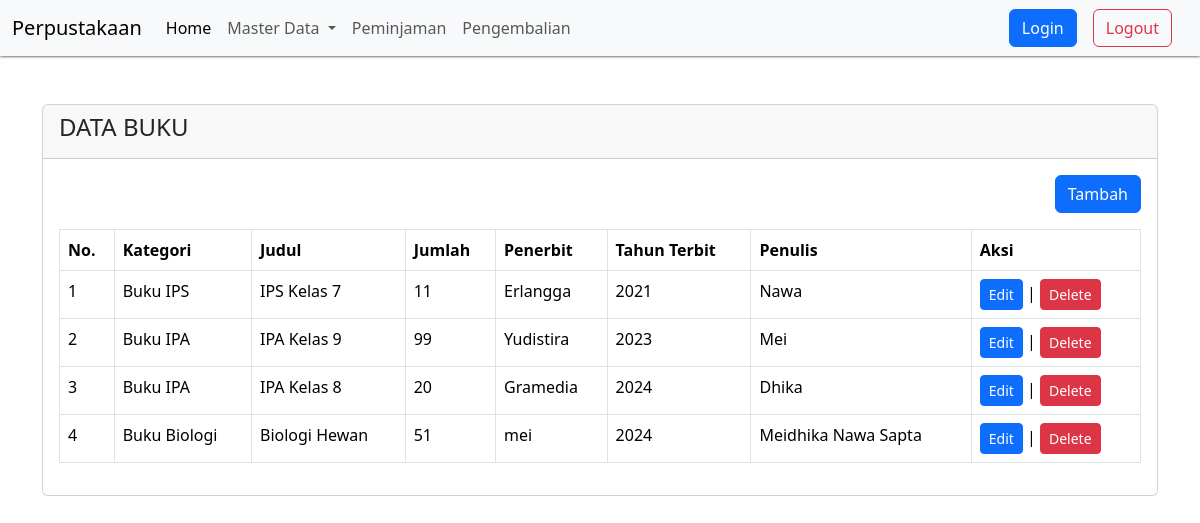
Page /?pg=buku on the committed database.
### tables this page shows
CREATE TABLE `buku` (
  `id` int(11) NOT NULL,
  `id_kategori` int(11) NOT NULL,
  `judul` varchar(50) NOT NULL,
  `jumlah` int(11) NOT NULL,
  `penerbit` varchar(50) NOT NULL,
  `tahun_terbit` varchar(5) NOT NULL,
  `penulis` varchar(100) NOT NULL,
  `created_at` timestamp NOT NULL DEFAULT current_timestamp(),
  `updated_at` timestamp NOT NULL DEFAULT current_timestamp() ON UPDATE current_timestamp()
);

CREATE TABLE `kategori` (
  `id` int(11) NOT NULL,
  `nama_kategori` varchar(50) NOT NULL,
  `keterangan` text NOT NULL,
  `created_at` timestamp NOT NULL DEFAULT current_timestamp(),
  `updated_at` timestamp NOT NULL DEFAULT current_timestamp() ON UPDATE current_timestamp()
);

### content/buku.php (the view, shortened to what this page needs)
<?php
$queryBuku = mysqli_query($koneksi, "SELECT kategori.nama_kategori, buku.* FROM buku LEFT JOIN kategori ON kategori.id = buku.id_kategori ORDER BY id DESC");
?>
<div class="container mt-5">
    <div class="row">
        <div class="col-sm-12">
            <div class="card">
                <div class="card-header">
                    <h4>DATA BUKU</h4>
                </div>
                <div class="card-body">
                    <div class="mb-3 d-flex justify-content-end">
                        <a href="?pg=tambah-buku" class="btn btn-primary">Tambah</a>
                    </div>
                    <table class="table table-bordered">
                        <thead>
                            <tr>
                                <th>No.</th>
                                <th>Kategori</th>
                                <th>Judul</th>
                                <th>Jumlah</th>
                                <th>Penerbit</th>
                                <th>Tahun Terbit</th>
                                <th>Penulis</th>
                                <th>Aksi</th>
                            </tr>
                        </thead>
                        <tbody>
                            <?php $no = 1;
                            while ($rowBuku = mysqli_fetch_assoc($queryBuku)) : ?>
                                <tr>
                                    <td><?= $no++ ?></td>
                                    <td><?= $rowBuku['nama_kategori'] ?></td>
                                    <td><?= $rowBuku['judul'] ?></td>
                                    <td><?= $rowBuku['jumlah'] ?></td>
                                    <td><?= $rowBuku['penerbit'] ?></td>
                                    <td><?= $rowBuku['tahun_terbit'] ?></td>
                                    <td><?= $rowBuku['penulis'] ?></td>
                                    <td><a href="?pg=tambah-buku&edit=<?= $rowBuku['id'] ?>" class="btn btn-sm btn-primary">Edit</a> |
                                        <a onclick="return confirm('Apakah anda yakin akan menghapus data ini?')" href="?pg=tambah-buku&delete=<?= $rowBuku['id'] ?>" class="btn btn-sm btn-danger">Delete</a>
                                    </td>
                                </tr>
                            <?php endwhile ?>
                        </tbody>
                    </table>
                </div>
            </div>
        </div>
    </div>
</div>

### index.php (shortened to what this page needs)
<!DOCTYPE html>
<html lang="en">
<head>
    <link rel="stylesheet" href="assets/css/bootstrap.min.css">
</head>
<body>
    <div class="wrapper">
        <nav class="menu navbar navbar-expand-lg bg-body-tertiary">
            <div class="container-fluid">
                <a class="navbar-brand" href="index.php">Perpustakaan</a>
                <div class="collapse navbar-collapse" id="navbarSupportedContent">
                    <ul class="navbar-nav me-auto mb-2 mb-lg-0">
                        <li class="nav-item">
                            <a class="nav-link active" aria-current="page" href="content/home.php">Home</a>
                        </li>
                        <li class="nav-item dropdown">
                            <a class="nav-link dropdown-toggle" href="#" role="button" data-bs-toggle="dropdown" aria-expanded="false">
                                Master Data
                            </a>
                        </li>
                        <li class="nav-item">
                            <a class="nav-link" href="?pg=peminjaman">Peminjaman</a>
                        </li>
                        <li class="nav-item">
                            <a class="nav-link" href="?pg=pengembalian">Pengembalian</a>
                        </li>
                    </ul>
                    <form class="d-flex" role="search">
                        <a href="login.php" class="btn btn-primary">Login</a>
                        <a href="logout.php" class="btn btn-outline-danger mx-3">Logout</a>
                    </form>
                </div>
            </div>
        </nav>
        <?php
        if (isset($_GET['pg'])) {
            if (file_exists('content/' . $_GET['pg'] . '.php')) {
                include 'content/' . $_GET['pg'] . '.php';
            } else {
                include 'content/home.php';
            }
        }
        ?>
    </div>
</body>
</html>

### index.php (style rules this page uses)
nav.menu { box-shadow: 0px 0px 3px black; }

### rows in the picture
buku: id_kategori.nama_kategori "Buku IPS", judul "IPS Kelas 7", jumlah "11", penerbit "Erlangga", tahun_terbit "2021", penulis "Nawa"
buku: id_kategori.nama_kategori "Buku IPA", judul "IPA Kelas 9", jumlah "99", penerbit "Yudistira", tahun_terbit "2023", penulis "Mei"
buku: id_kategori.nama_kategori "Buku IPA", judul "IPA Kelas 8", jumlah "20", penerbit "Gramedia", tahun_terbit "2024", penulis "Dhika"
buku: id_kategori.nama_kategori "Buku Biologi", judul "Biologi Hewan", jumlah "51", penerbit "mei", tahun_terbit "2024", penulis "Meidhika Nawa Sapta"
